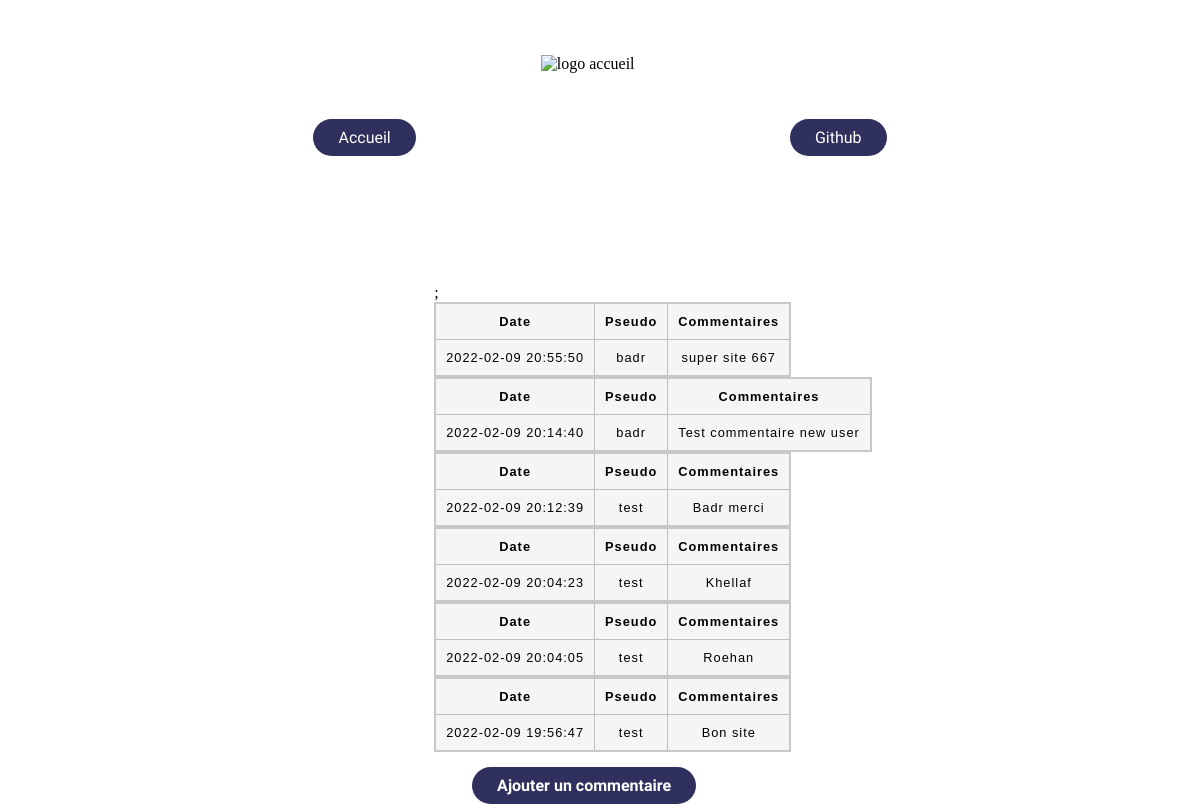
Screenshot of /livre-or.php with the database file from the repository.
### tables this page shows
CREATE TABLE IF NOT EXISTS `commentaires` (
  `id` int(11) NOT NULL AUTO_INCREMENT,
  `commentaire` text NOT NULL,
  `id_utilisateur` int(11) NOT NULL,
  `date` datetime NOT NULL,
  PRIMARY KEY (`id`)
);

CREATE TABLE IF NOT EXISTS `utilisateurs` (
  `id` int(11) NOT NULL AUTO_INCREMENT,
  `login` varchar(255) NOT NULL,
  `password` varchar(255) NOT NULL,
  PRIMARY KEY (`id`)
);

### livre-or.php (the view, shortened to what this page needs)
<?php
include('bdd.php');
?>
<!DOCTYPE html>
<html lang="fr">
<head>
    <link rel="stylesheet" type="text/css" href="css.css">
</head>
<body>
    <header>
    <section>
        <article>
            <img class="logo-ariane" src="https://zupimages.net/up/21/47/b5rb.png" alt="logo accueil" />
        </article>
        <ul class="navbar">
            <li>
                <a href="index.php"><button>Accueil</button></a>
            </li>
            <li>
                <a href="https://github.com/khellaf-rachedi/livre-or"><button>Github</button></a>
            </li>
        </ul>
    </section>
</header>
    <main class="centrer-historique">
    <h1 class="titre-livre">HISTORIQUE DES COMMENTAIRES</h1> </br>;
            <?php
            $requete = $bdd->prepare ("SELECT *, DATE_FORMAT(date,'%d/%m/%Y')  FROM `commentaires` INNER JOIN utilisateurs ON commentaires.id_utilisateur = utilisateurs.id ORDER BY date DESC");
            $requete->execute();;
            $commentaires = $requete->fetchAll();
            foreach ($commentaires as $commentaire) {
                echo "<table>
                <div class='tab'>
                <table>
                <tr>
                  <th>Date</th>
                  <th>Pseudo</th>
                  <th>Commentaires</th>
                </tr>
                <tr>
                  <td>".$commentaire['date']."</td>
                  <td>".$commentaire['login']."</td>
                  <td>".$commentaire['commentaire']."</td>
                </tr>
              </table>
            </table>
            <div>";
            }
       ?>
    <button class= "comm"><a  href="commentaire.php">Ajouter un commentaire</a></button>
    </main>
</body>
</html>

### css.css (style rules this page uses)
body { box-sizing: border-box; background-image: url("https://acegif.com/wp-content/gif/outerspace-85.gif"); background-size: cover; }
.logo-ariane { padding-left: 45%; margin-top: 4%; }
li,a,button { font-family: "Montserrat Alternates"; font-weight: 500; font-size: 100%; color:white; text-decoration: none; }
.navbar { display: flex; justify-content: space-around; align-items: center; padding: 30px 10%; list-style: none; }
.navbar li { display: inline-block; padding:0px, 28px; }
.navbar li a { transition: all 0.3s ease 0s; }
button { padding: 9px 25px; background-color: rgb(48, 48, 94); border:none; border-radius: 50px; cursor: pointer; transition: all 0.3s ease 0s; }
a { color:white; text-decoration: none; font-weight: bold; }
td, th { border: 1px solid rgb(190, 190, 190); padding: 10px; background-color: whitesmoke; }
td { text-align: center; }
table { border-collapse: collapse; border: 2px solid rgb(200, 200, 200); letter-spacing: 1px; font-family: sans-serif; font-size: .8rem; padding-right:10%; }
.centrer-historique { margin-left:36%; }
.titre-livre { color:white; }
.comm { margin-left:5%; margin-top: 2%; }

### rows the page displays
commentaires: date "2022-02-09 20:55:50", id_utilisateur.login "badr", commentaire "super site 667"
commentaires: date "2022-02-09 20:14:40", id_utilisateur.login "badr", commentaire "Test commentaire new user"
commentaires: date "2022-02-09 20:12:39", id_utilisateur.login "test", commentaire "Badr merci"
commentaires: date "2022-02-09 20:04:23", id_utilisateur.login "test", commentaire "Khellaf"
commentaires: date "2022-02-09 20:04:05", id_utilisateur.login "test", commentaire "Roehan"
commentaires: date "2022-02-09 19:56:47", id_utilisateur.login "test", commentaire "Bon site"
